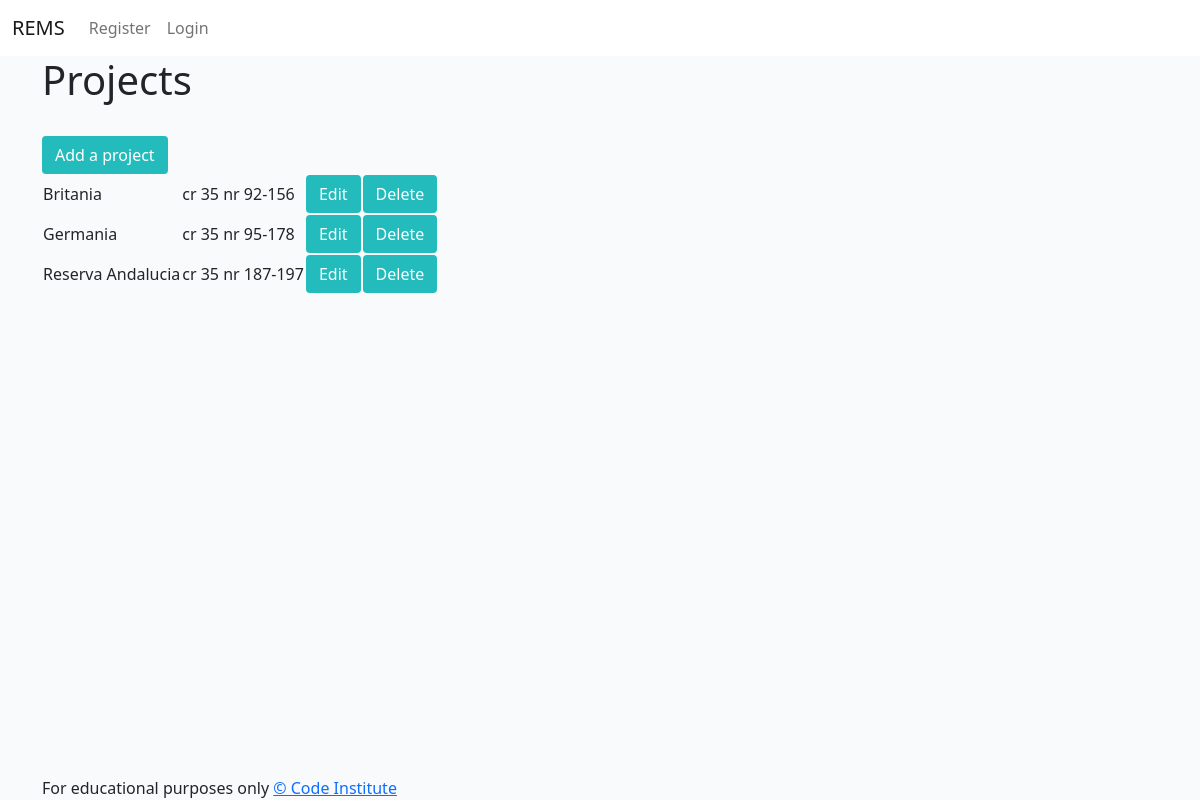
Page /projects on the earlier database version.
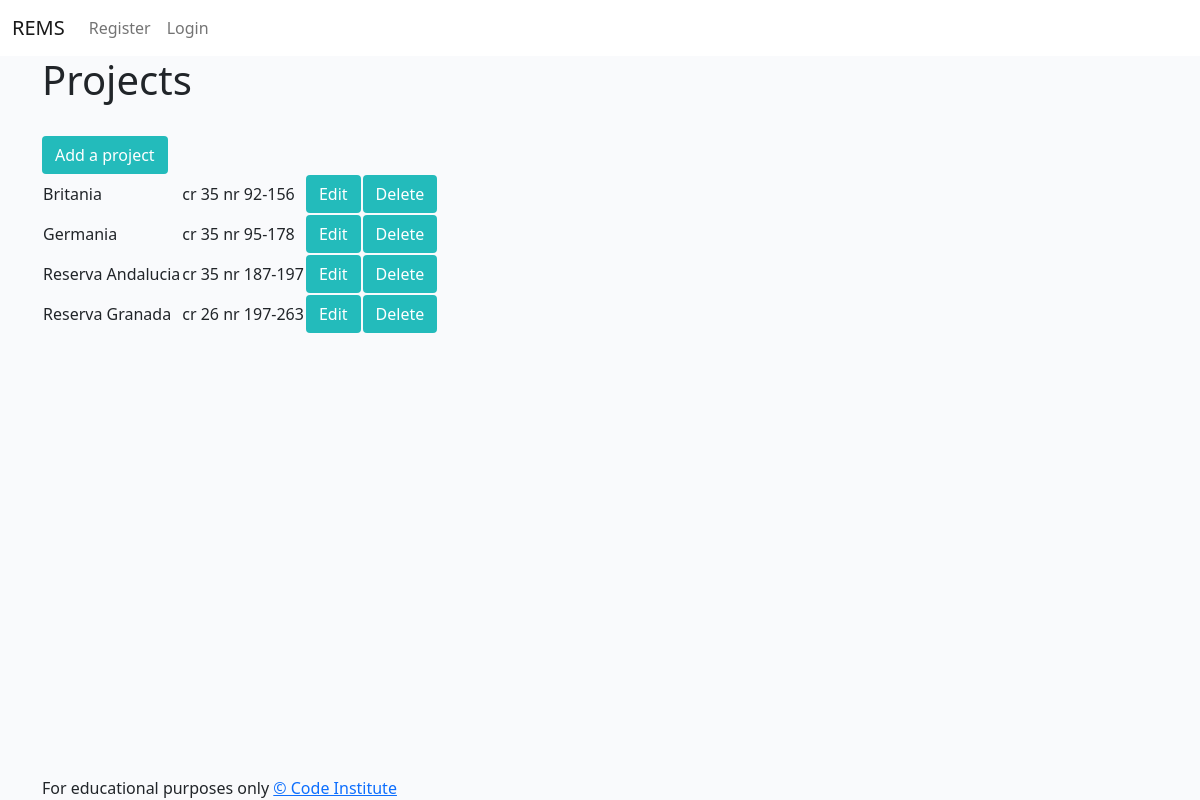
Same page on the later database version.
### todo/models.py (models this page shows, shortened)
class Project(models.Model):
    project_name = models.CharField(max_length=50, null=False, blank=False)
    Adress = models.CharField(max_length=50, null=False, blank=False)

### todo/views.py (the view)
# urls.py: path('projects', views.get_projects, name='projects'),
def get_projects(request):
    projects = Project.objects.all()
    context = {
        'projects': projects
    }
    return render(request, 'projects.html', context)

### templates/projects.html
{% extends "base.html" %}
{% block content %}
<main class="container">
    <h1>Projects</h1>
    <br>
    <a class="waves-effect waves-light btn btn-signup" href="/add_project">Add a project</a>
    <table>
        {% for project in projects %}
            <tr>
                <td>{{ project.project_name }}</td>
                <td>{{ project.Adress }}</td>
                <td>
                    <a class="btn btn-signup" href="/edit_project/{{ project.id }}">Edit</a>
                </td>
                <td>
                    <a class="btn btn-signup" href="/delete_project/{{ project.id }}">Delete</a>
                </td>
            </tr>
        {% empty %}
        <tr><td>You haven't added any projects yet</td></tr>
        {% endfor %}
    </table>
</main>
{%endblock%}

Differences in the rows shown:
added Project: project_name "Reserva Granada", Adress "cr 26 nr 197-263"
